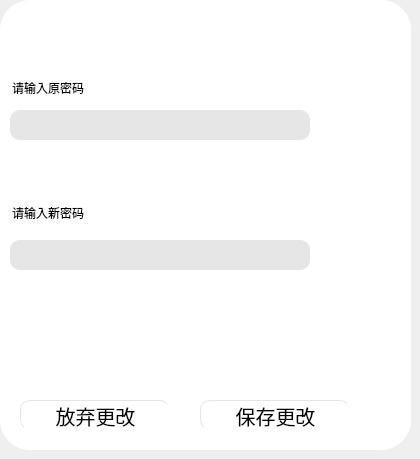
       <widget class="QWidget" name="page_3">
        <widget class="QWidget" name="widget_4" native="true">
         <property name="geometry">
          <rect>
           <x>0</x>
           <y>0</y>
           <width>411</width>
           <height>450</height>
          </rect>
         </property>
         <property name="styleSheet">
          <string notr="true">QWidget{
	background-color: rgb(255, 255, 255);
	border-radius:30px;
}
QPushButton{
	border-radius:10px;
	font:20px;
	border-left:1px solid rgb(229,229,229);
	border-top:1px solid rgb(229,229,229);
}

QPushButton:hover{
	background-color: rgb(0, 170, 255);
}

QPushButton:focus{
	background-color: rgb(0, 170, 255);
}
</string>
         </property>
         <widget class="QLineEdit" name="lineEdit_16">
          <property name="geometry">
           <rect>
            <x>10</x>
            <y>10</y>
            <width>111</width>
            <height>31</height>
           </rect>
          </property>
          <property name="text">
           <string/>
          </property>
         </widget>
         <widget class="QLineEdit" name="lineEdit_17">
          <property name="geometry">
           <rect>
            <x>10</x>
            <y>80</y>
            <width>161</width>
            <height>21</height>
           </rect>
          </property>
          <property name="text">
           <string>请输入原密码</string>
          </property>
          <property name="readOnly">
           <bool>true</bool>
          </property>
         </widget>
         <widget class="QLineEdit" name="lineEdit_18">
          <property name="geometry">
           <rect>
            <x>10</x>
            <y>110</y>
            <width>300</width>
            <height>30</height>
           </rect>
          </property>
          <property name="styleSheet">
           <string notr="true">QLineEdit{
	border-radius:10px;
	background-color: rgb(230, 230, 230);
}</string>
          </property>
          <property name="text">
           <string/>
          </property>
         </widget>
         <widget class="QLineEdit" name="lineEdit_19">
          <property name="geometry">
           <rect>
            <x>10</x>
            <y>200</y>
            <width>181</width>
            <height>31</height>
           </rect>
          </property>
          <property name="text">
           <string>请输入新密码</string>
          </property>
          <property name="readOnly">
           <bool>true</bool>
          </property>
         </widget>
         <widget class="QLineEdit" name="lineEdit_20">
          <property name="geometry">
           <rect>
            <x>10</x>
            <y>240</y>
            <width>300</width>
            <height>30</height>
           </rect>
          </property>
          <property name="styleSheet">
           <string notr="true">QLineEdit{
	border-radius:10px;
	background-color: rgb(230, 230, 230);
}</string>
          </property>
          <property name="text">
           <string/>
          </property>
          <property name="readOnly">
           <bool>false</bool>
          </property>
         </widget>
         <widget class="QPushButton" name="pushButton_7">
          <property name="geometry">
           <rect>
            <x>20</x>
            <y>400</y>
            <width>150</width>
            <height>30</height>
           </rect>
          </property>
          <property name="text">
           <string>放弃更改</string>
          </property>
         </widget>
         <widget class="QPushButton" name="pushButton_8">
          <property name="geometry">
           <rect>
            <x>200</x>
            <y>400</y>
            <width>150</width>
            <height>30</height>
           </rect>
          </property>
          <property name="text">
           <string>保存更改</string>
          </property>
         </widget>
        </widget>
       </widget>
